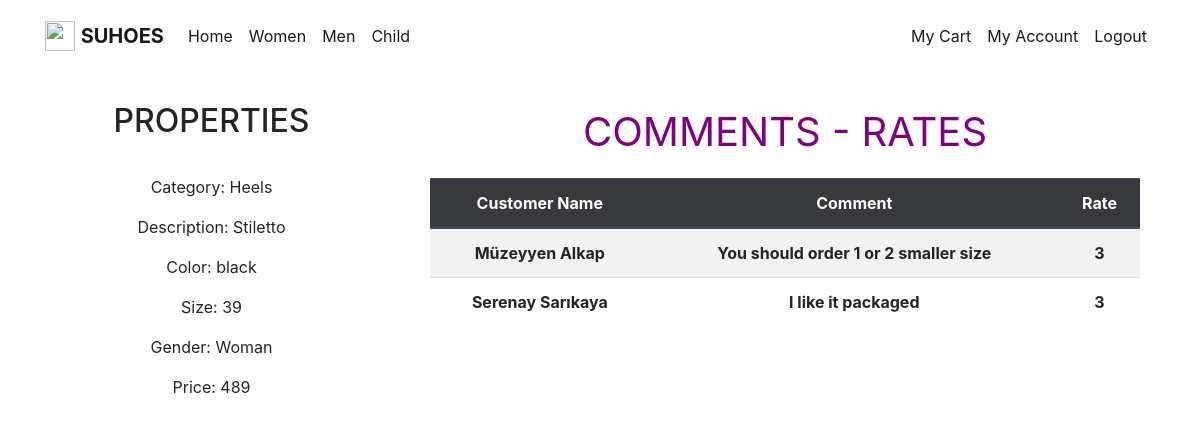
/see_comment.php?product_id=2, run on the app's committed database.
### tables this page shows
CREATE TABLE `products` (
  `product_id` int(11) NOT NULL,
  `category` char(30) NOT NULL,
  `price` int(11) NOT NULL,
  `description` char(50) NOT NULL,
  `stock` int(11) NOT NULL,
  `color` char(20) NOT NULL,
  `size` int(11) NOT NULL,
  `gender` char(10) NOT NULL
);

CREATE TABLE `comment_order` (
  `product_id` int(11) NOT NULL,
  `customer_id` int(11) NOT NULL,
  `comments` char(100) DEFAULT NULL,
  `rate` int(11) NOT NULL
);

CREATE TABLE `customers` (
  `customer_id` int(11) NOT NULL,
  `name` char(20) NOT NULL,
  `email` char(30) NOT NULL,
  `password` char(20) NOT NULL,
  `address` char(70) NOT NULL,
  `basket_id` int(11) NOT NULL
);

### see_comment.php (the view, shortened to what this page needs)
<?php
	 include "config.php";
	?>
<!doctype html>
<html lang="en">
	<head>
		<link rel="stylesheet" href="https://stackpath.bootstrapcdn.com/bootstrap/4.3.1/css/bootstrap.min.css">
	</head>
	<body>
		<nav class="navbar navbar-expand-lg navbar-light dg-light">
			<div class="container">
				<a href="table.php" class="navbar-brand">
					<img src="heels.jpg" width="30" height="30" alt="" class="d-inline-block align-top">
					<b> SUHOES</b>
				</a>
				<div class="collapse navbar-collapse" id="navbarNav">
					<ul class="navbar-nav mr-auto" >
						<li class="nav-item active"><a class="nav-link" href="table.php">Home</a></li>
						<li class="nav-item active"><a class="nav-link" href="women.php">Women</a></li>
						<li class="nav-item active"><a class="nav-link" href="men.php">Men</a></li>
						<li class="nav-item active"><a class="nav-link" href="child.php">Child</a></li>
					</ul>
					<span class="navbar-text">
						<ul  class="navbar-nav mr-auto">
							<li class="nav-item active"><a class="nav-link" href="my_cart.php">My Cart</a></li>
							<li class="nav-item active"><a class="nav-link" href="my_account.php">My Account</a></li>
							<li class="nav-item active"><a class="nav-link" href="logout.php">Logout</a></li>
						</ul>
					</span>
				</div>
			</div>
		</nav>
	<div class="row justify-content-md-center" style=" margin-top:30px">
      <div class="container text-center">
			<div style="float:left;width:30%" class="col col-lg-12 col-md-8 container" >
			<h2 style="margin-bottom:35px">PROPERTIES</h2>
					<?php
					$product_id = $_GET["product_id"];
					$sql = "SELECT * FROM products p WHERE p.product_id=$product_id;";
					$result = mysqli_query($db, $sql);
					$row = mysqli_fetch_assoc($result);
					$my_categ = $row["category"];
					$my_desc = $row["description"];
					$my_color = $row["color"];
					$my_size = $row["size"];
					$my_gender = $row["gender"];
					$my_price= $row["price"];
					echo '<p>Category: '.$my_categ.'  </p>';
					echo '<p>Description: '.$my_desc.'  </p>';
					echo '<p>Color: '.$my_color.'  </p>';
					echo '<p>Size: '.$my_size.'  </p>';
					echo '<p>Gender:  '.$my_gender.'  </p>';
					echo '<p>Price:  '.$my_price.'  </p>';
					?>
					</div>
			<div class="col col-md-8" style="float:right;width:70%;">
				<p class="lead" style="text-align:center ; color:purple; font-size:40px" ><b>COMMENTS - RATES</b></p>
				<table class="table table-striped table-hover">
					<thead class="thead-dark">
						<tr>
							<th scope="col" >Customer Name</th>
							<th scope="col" >Comment</th>
							<th scope="col" >Rate</th>
						</tr>
					</thead>
					<tbody>
					<?php
					$product_id = $_GET["product_id"];
						$sql = "SELECT c.name, co.comments, co.rate FROM comment_order co, customers c WHERE co.product_id = $product_id AND co.customer_id = c.customer_id;";
						$result = mysqli_query($db, $sql);
						while($row = mysqli_fetch_assoc($result))
						{
							$name = $row["name"];
							$comment= $row["comments"];
							$rate = $row["rate"];
							echo "<tr>" . "<th>" . $name . "</th>".
								"<th>" . $comment . "</th>".
								"<th>" . $rate . "</th>".
							"</tr>";
						}
					?>
					</tbody>
				</table>
				</div>
		</div>
    </div>
	</body>
</html>

### data on the page
products: category "Heels", description "Stiletto", color "black", size "39", gender "Woman", price "489"
comment_order: customer.name "Müzeyyen Alkap", comments "You should order 1 or 2 smaller size", rate "3"
comment_order: customer.name "Serenay Sarıkaya", comments "I like it packaged", rate "3"
